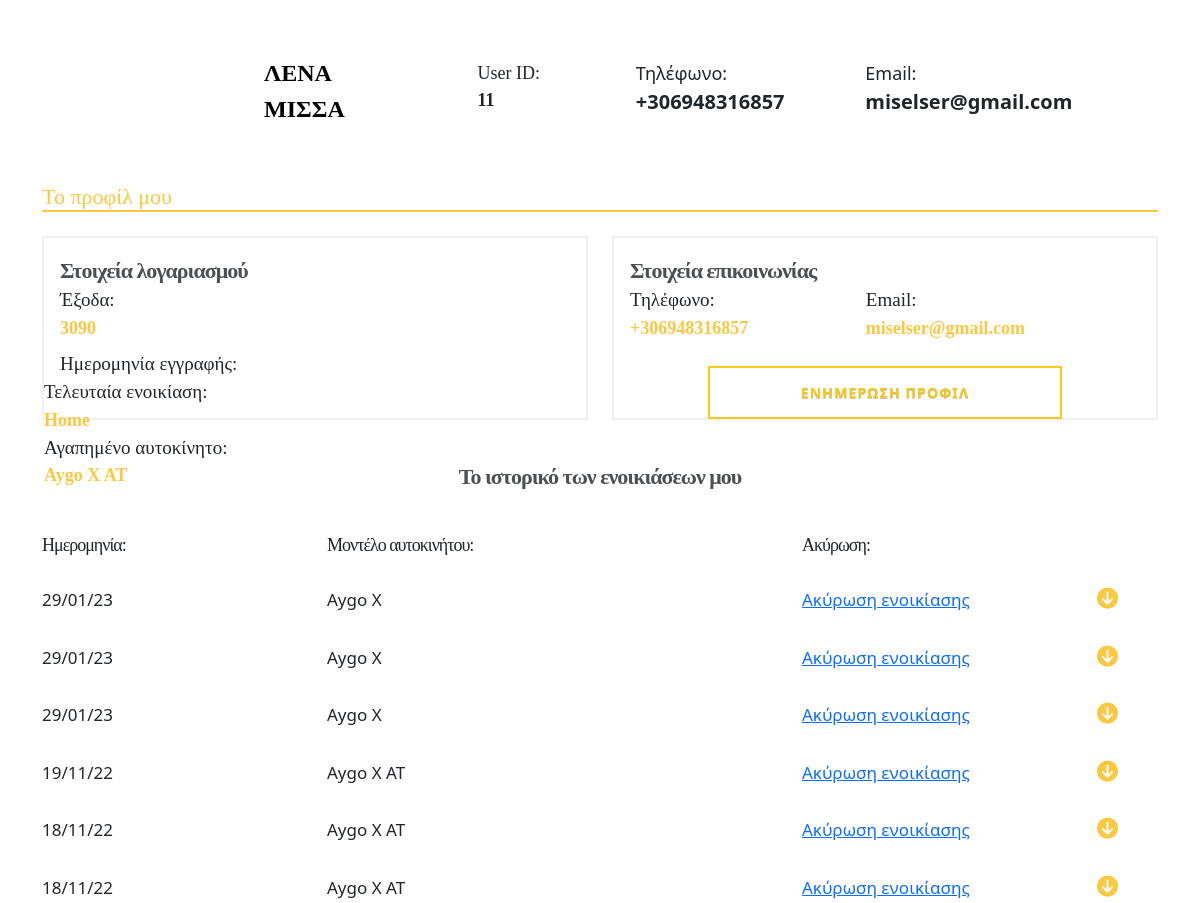
The app's page /customer/1/ (signed in, middle part), older data.
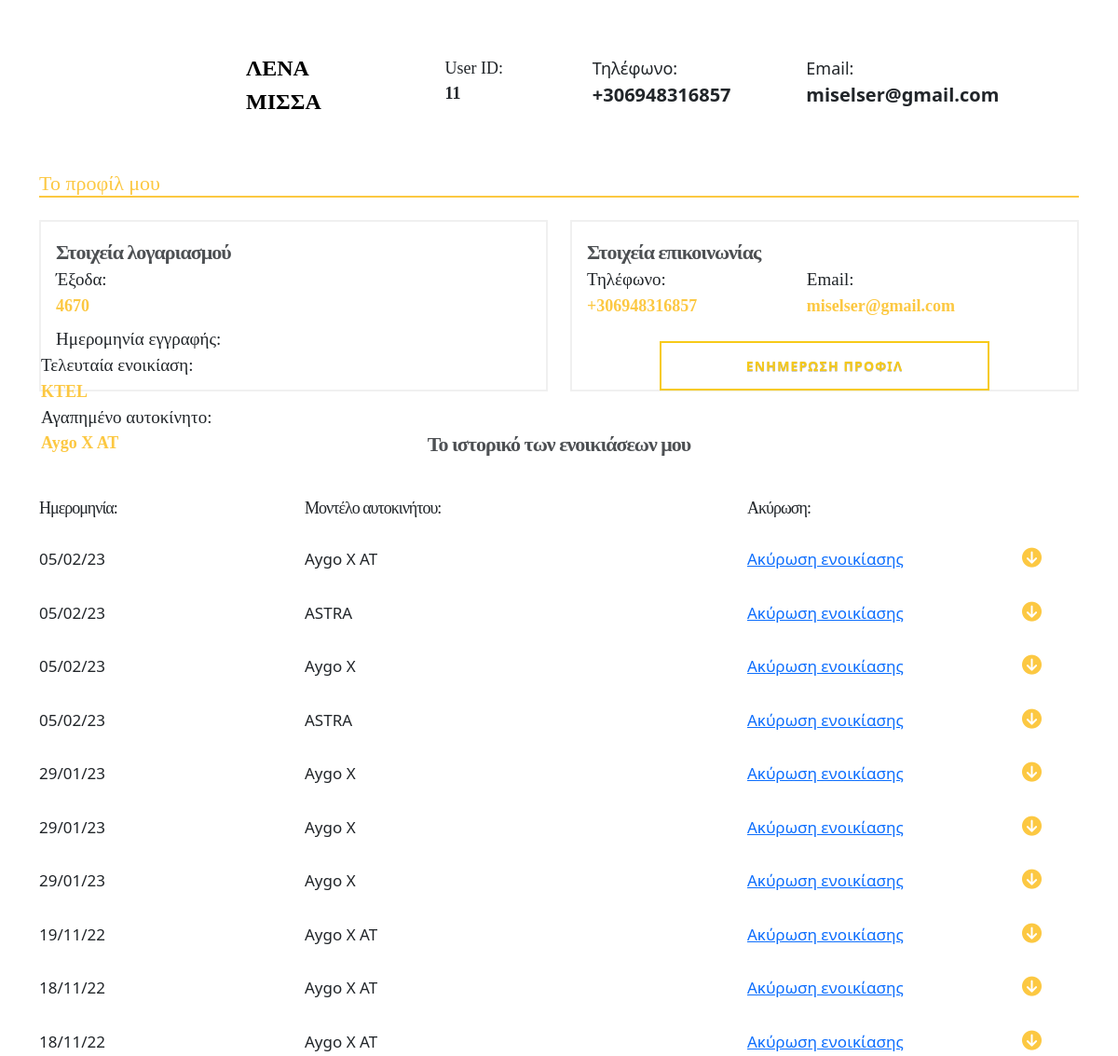
The same page, newer data.
### carRental/models.py (models this page shows, shortened)
class Costumer(models.Model):
    user = models.OneToOneField(User, null=True, on_delete=models.CASCADE)
    costumerFirstName = models.CharField(max_length=80, null=False, default='')
    costumerLastName = models.CharField(max_length=80, null=False, default='')
    costumerEmail = models.EmailField(max_length=254, null=False, default='')
    costumerPhoneNumber = PhoneNumberField(null=False, blank=False, unique=True)
    costumerAFM = models.IntegerField(null=False, default='')
    profilePic = models.ImageField(default="avatar-g90d8d966e_640.png", null=True, blank=True)

class Rental(models.Model):
    costumer = models.ForeignKey(Costumer, null=True, on_delete=models.CASCADE)
    customerName = models.CharField(max_length=70, null=True)
    costumerID = models.IntegerField(null=True, blank=False)
    rentalCompany = models.ForeignKey(RentalCompany, null=True, on_delete=models.CASCADE, default='1')
    car = models.ForeignKey(Car, null=True, on_delete=models.CASCADE)
    carModel = models.CharField(max_length=70, null=True)
    carId = models.IntegerField(null=True, blank=False)
    price = models.IntegerField(null=True, blank=False)
    startDate = models.DateField(auto_now_add=False, null=True)
    finishDate = models.DateField(auto_now_add=False, null=True)
    orderDate = models.DateTimeField(auto_now_add=True, null=True)
    placeToStart = models.ForeignKey(PlaceToStart, null=True, on_delete=models.CASCADE)
    fullFuel = models.BooleanField(blank=True, null=True, default=False)
    insurance = models.BooleanField(blank=True, null=True, default=False)
    payed = models.BooleanField(null=True, default=False)

class PlaceToStart(models.Model):
    placeToStart = models.CharField(max_length=15, choices=PLACE_CHOICES)
    def __str__(self):
        return self.placeToStart

### carRental/views.py (the view)
# urls.py: path('customer/<str:pk>/', views.customerPage, name='customer'),
@login_required(login_url='home.html')
def customerPage(request, pk):
    current = request.user
    dataHolder = Rental.objects.filter(costumerID=current.id)
    totalPrice = list(dataHolder.aggregate(Sum('price')).values())[0]
    orderList = reversed(dataHolder)
    lastOrder = dataHolder.last()
    favCar = dataHolder.values('carModel').annotate(car_count=Count('carModel'))
    if not favCar:
        favCarList = "Rent something ;)"
    else:
        favCarList = list(favCar.aggregate(Max('carModel')).values())
        favCarList = favCarList[0].replace("['']", '')
    context = {
        'current': current,
        'orderList': orderList,
        'lastOrder': lastOrder,
        'totalPrice': totalPrice,
        'favCarList': favCarList,
        'dataHolder': dataHolder,
    }
    return render(request, 'customer.html', context)

### carRental/templates/customer.html (shortened to what this page needs)
{% extends 'main.html' %}
{% load static %}
{% block content %}
<div class="container">
	<div class="grid-containerCustomer">
		<div class="backCustomer">
			<div class="backCustomerPos">
				<a class="backLinkCustomer"href="{% url 'home'  %}">
				</a>
			</div>
		</div>
		<div class="customerInfo">
			<div class="row no-gutters">
				<div class="col-md-2 col-4">
					<div class="customerPicture">
					</div>
				</div>
					<div class="col-md-10 col-8">
						<div class="conCustomer">
							<div class="row">
								<div class="col-md-3 col-sm-4">
									<div class="customerName">
                                    {{ current.costumer.costumerFirstName }}<br>
                                        {{ current.costumer.costumerLastName }}
                                </div>
								</div>
								<div class="col-md-2 col-sm-12">
									<div class="customerId">
										<div class="customerIdText">User ID:</div>
										<div id="customerIdNumber">{{ current.id}}</div>
									</div>
								</div>
								<div class="col-md-3 col-sm-12">
									<div class="customerNumber">
										<div class="numberNavCustomer">
                                        Τηλέφωνο:
                                    </div>
										<div class="numberDataNavCustomer">
                                        {{ current.costumer.costumerPhoneNumber}}
                                    </div>
									</div>
								</div>
								<div class="col-md-4 col-sm-12">
									<div class="customerEmail">
										<div class="numberNavCustomer">
                                        Email:
                                    </div>
										<div class="numberDataNavCustomer">
                                        {{ current.costumer.costumerEmail }}
                                    </div>
									</div>
								</div>
							</div>
						</div>
					</div>
				</div>
				<div class="introduction">
					<div class="row">
						<div class="col-4">
							<div class="introductionText">
                            Το προφίλ μου
                        </div>
						</div></div>
				</div>
			</div>
			<div class="personalInfo">
				<div class="row">
					<div class="col-md-6 col-sm-12">
						<div class="tilesCustomer">
							<div class="row">
								<div class="col-12">
									<div class="personalTitle">
                                    Στοιχεία λογαριασμού
                                </div>
								</div>
							</div>
							<div class="grid-containerTile">
								<div class="tileCustomer">
									<div class="ageTileCustomer">
										<div class="ageCustomer">
                                    	Έξοδα:
                                </div>
										<div class="ageDataCustomer">
										{% if totalPrice == None  %}
											You
										{% else  %}
											{{	totalPrice   }}
										{% endif  %}
                                </div>
									</div>
									<div class="dataTileCustomer">
										<div class="dataTilePosCustomer">
											<div class="dataTextRegister">
                                       Ημερομηνία εγγραφής:
                                    </div>
										</div>
									</div>
									<div class="pickTileCustomer">
										<div class="cityCustomer">
                                    Τελευταία ενοικίαση:
                                </div>
										<div class="cityDataCustomer">
									{% if lastOrder.placeToStart == none %}
										Need to
									{% else  %}
									{{ lastOrder.placeToStart }}
									{% endif  %}
                                </div>
									</div>
									<div class="carTileCustomer">
										<div class="carCustomer">
                                    Αγαπημένο αυτοκίνητο:
                                </div>
										<div class="carDataCustomer">
                                    {{ favCarList }}
                                </div>
									</div>
								</div>
							</div>
						</div>
					</div>
					<div class="col-md-6 col-sm-12">
						<div class="tilesCustomer">
							<div class="row">
								<div class="col-12">
									<div class="personalTitle">
                                    Στοιχεία επικοινωνίας
                                </div>
								</div>
							</div>
							<div class="row no-gutters">
								<div class="col-md-5 col-sm-12">
									<div class="xDD">
										<div class="ageCustomer">
                                       Τηλέφωνο:
                                    </div>
										<div class="ageDataCustomer">
										{{ current.costumer.costumerPhoneNumber  }}
                                    </div>
									</div>
								</div>
								<div class="col-md-7 col-sm-12">
									<div class="xDD">
										<div class="ageCustomer">
                                        Email:
                                    </div>
										<div class="ageDataCustomer">
											{{ current.costumer.costumerEmail  }}
                                    </div>
									</div>
								</div>
							</div>
							<div class="row">
								<div class="col-2 ">
								</div>
								<div class="col-8 ">
									<div class="buttonOrderPos">
										<a href="{% url 'updateView' %}" class="btn btn-sm animated-button thar-three">ΕΝΗΜΕΡΩΣΗ ΠΡΟΦΙΛ</a>
									</div>
								</div>
								<div class=" col-2 ">
								</div>
							</div>
						</div>
					</div>
				</div>
			</div>
			<div class="lastRent lastRentPos">
				<div class="row no-gutters">
					<div class="col-12">
						<div class="row">
							<div class="col-12">
								<div class="experienceTitle">
									Το ιστορικό των ενοικιάσεων μου
								</div>
							</div>
						</div>
						<div class="row no-gutters">
                            <div class="col-2">
                                <div class="headerTable">
                                    Ημερομηνία:
                                </div>
                            </div>
                            <div class="col-1">
                            </div>
                            <div class="col-5">
                                <div class="headerTable">
                                    Μοντέλο αυτοκινήτου:
                                </div>
                            </div>
                            <div class="col-3">
                                <div class="headerTable">
                                    Ακύρωση:
                                </div>
							</div>
                        </div>
                        {% for x in orderList %}
						<div class="row align-items-center">
							<div class="col-md-12 col-sm-12 clickFaq ">
								<div class="questionUs rowSize">
									<div class="row no-gutters ">
										<div class="col-2">
											<div class="infoTable ">
												{{ x.orderDate|date:'d/m/y' }}
											</div>
										</div>
										<div class="col-1">
										</div>
										<div class="col-5">
											<div class="infoTable">
											    {{ x.carModel}}
											</div>
										</div>
										<div class="col-3">
											<div class="infoTable">
											{% if x.payed == False %}
											<div class="payingPc">
												<a href="{% url 'cancelOrder' pk=x.id   %}">Ακύρωση ενοικίασης</a>
											</div>
											{% else  %}
											 Payed
											{% endif  %}
											</div>
										</div>
										<div class="col-1">
											<div class="infoTable">
												<i class="fas fa-arrow-circle-down .displayFaq arrowsUS"></i>
											</div>
										</div>
									</div>
								</div>
							</div>
						</div>
                        {% endfor  %}
					</div>
				</div>
			</div>
		</div>
	</div>
{% endblock  %}

### carRental/templates/main.html (shortened to what this page needs)
{% load static %}
<!DOCTYPE html>
<html lang="en">
<head>
        <link href="https://cdn.jsdelivr.net/npm/bootstrap-icons@1.5.0/font/bootstrap-icons.css" rel="stylesheet" />
        <link rel="stylesheet" type="text/css" href="{% static '/css/gridfooter.css' %}">
        <link rel="stylesheet" href="{% static '/css/footer.css' %}">
        <link rel="stylesheet" href="{% static '/css/styles.css'  %}">
    	<link rel="stylesheet" href="{% static '/css/carPage.css'  %}">
        <link rel="stylesheet" href="{% static '/css/carTable.css' %}">
    	<link rel="stylesheet" href="{% static '/css/rental.css'  %}">
    	<link rel="stylesheet" href="{% static '/css/formchose.css' %}">
        <link rel="stylesheet" href="{% static '/css/order.css' %}">
    	<link rel="stylesheet" href="{% static '/css/costumer.css'  %}">
    	<link rel="stylesheet" href="{% static '/css/us.css'  %}">
    	<link rel="stylesheet" href="{% static '/css/updateCustomer.css' %}">
        <link rel="stylesheet" href="{% static '/css/graph.css' %}">
</head>
<body>
	{% block content %}
	{% endblock%}
</body>
</html>

### carRental/templates/navbar.html (shortened to what this page needs)
  {% load static  %}

### carRental/templates/mainheader.html (shortened to what this page needs)
{% load static %}

### carRental/templates/footer.html (shortened to what this page needs)
       {% load static  %}

### carRental/static/css/carpage.css (style rules this page uses)
a.animated-button:link, a.animated-button:visited { position: relative; display: block; margin: 30px auto 0; padding: 14px 15px; color: #fff; font-size:14px; font-weight: bold; text-align: center; text-decoration: none; text-transform: uppercase; overflow: hidden; letter-spacing: .08em; border-radius: 0; text-shadow: 0 0 1px rgba(0, 0, 0, 0.2), 0 1px 0 rgba(0, 0, 0, 0.2); -webkit-transition: all 1s ease; -moz-transition: all 1s ease; -o-transition: all 1s ease; transition: all 1s ease; }
a.animated-button:link:after, a.animated-button:visited:after { content: ""; position: absolute; height: 0%; left: 50%; top: 0; width: 150%; z-index: -1; -webkit-transition: all 0.75s ease 0s; -moz-transition: all 0.75s ease 0s; -o-transition: all 0.75s ease 0s; transition: all 0.75s ease 0s; }
a.animated-button:link, a.animated-button:visited { position: relative; display: block; margin: 0px auto 0; padding: 14px 15px; color: #fff; font-size:14px; border-radius: 0; font-weight: bold; text-align: center; text-decoration: none; text-transform: uppercase; overflow: hidden; letter-spacing: .08em; text-shadow: 0 0 1px rgba(0, 0, 0, 0.2), 0 1px 0 rgba(0, 0, 0, 0.2); -webkit-transition: all 1s ease; -moz-transition: all 1s ease; -o-transition: all 1s ease; transition: all 1s ease; }
a.animated-button.thar-three { color: rgb(68, 68, 68); cursor: pointer; display: block; position: relative; border: 2px solid #fcc842; transition: all 0.4s cubic-bezier(0.42, 0, 0.58, 1); }
a.animated-button.thar-three:before { display: block; position: absolute; top: 0px; right: 0px; height: 100%; width: 0px; z-index: -1; content: ''; color: #000 !important; background: #fcc842; transition: all 0.4s cubic-bezier(0.42, 0, 0.58, 1); }

### carRental/static/css/carTable.css (style rules this page uses)
.lastRentPos { margin-bottom: 3vh; }
.headerTable { text-align: left; font-family: "Montserrat"; font-size: 15px; letter-spacing: -1px; }
.infoTable { text-align: left; padding-top: 0.5vh; margin-bottom: 0.5vh; }
.payingPc { display: none; }
.rowSize { margin-top: 2vh; }
.experienceTitle { height:9vh; font-family: "Montserrat"; font-size: 22px; opacity: 0.8; font-weight: 700; letter-spacing: -1px; padding-top: 3vh ; text-align: center; margin-bottom: 3vh; }
@media (min-width:720px) { .payingPc { display: block; } }
@media (min-width:720px) { .headerTable { font-size: 18px; } }
@media (min-width:720px) { .infoTable { font-size: 17px; } }
@media (min-width:720px) { .rowSize { margin-top: 1vh; } }
@media (min-width:720px) { .lastRentPos { margin-bottom: 6vh; } }

### carRental/static/css/rental.css (style rules this page uses)
.backLinkCustomer { margin-left: 3vw; padding-bottom: 3vh !important; }

### carRental/static/css/formchose.css (style rules this page uses)
.fas { color: #fcc842; font-size: 21px; }
a.animated-button:link, a.animated-button:visited { position: relative; display: block; margin: 30px auto 0; padding: 14px 15px; color: #fff; font-size:14px; font-weight: bold; text-align: center; text-decoration: none; text-transform: uppercase; overflow: hidden; letter-spacing: .08em; border-radius: 0; text-shadow: 0 0 1px rgba(0, 0, 0, 0.2), 0 1px 0 rgba(0, 0, 0, 0.2); -webkit-transition: all 1s ease; -moz-transition: all 1s ease; -o-transition: all 1s ease; transition: all 1s ease; }
a.animated-button:link:after, a.animated-button:visited:after { content: ""; position: absolute; height: 0%; left: 50%; top: 0; width: 150%; z-index: -1; -webkit-transition: all 0.75s ease 0s; -moz-transition: all 0.75s ease 0s; -o-transition: all 0.75s ease 0s; transition: all 0.75s ease 0s; }
a.animated-button:link, a.animated-button:visited { position: relative; display: block; margin: 0px auto 0; padding: 14px 15px; color: #fff; font-size:14px; border-radius: 0; font-weight: bold; text-align: center; text-decoration: none; text-transform: uppercase; overflow: hidden; letter-spacing: .08em; text-shadow: 0 0 1px rgba(0, 0, 0, 0.2), 0 1px 0 rgba(0, 0, 0, 0.2); -webkit-transition: all 1s ease; -moz-transition: all 1s ease; -o-transition: all 1s ease; transition: all 1s ease; }
a.animated-button.thar-three { color: #F7CA18; cursor: pointer; display: block; position: relative; border: 2px solid #F7CA18; transition: all 0.4s cubic-bezier(0.42, 0, 0.58, 1); }
a.animated-button.thar-three:before { display: block; position: absolute; top: 0px; right: 0px; height: 100%; width: 0px; z-index: -1; content: ''; color: #000 !important; background: #F7CA18; transition: all 0.4s cubic-bezier(0.42, 0, 0.58, 1); }

### carRental/static/css/order.css (style rules this page uses)
::placeholder { color: #c3c3d3; font-family: "Lato"; }

### carRental/static/css/us.css (style rules this page uses)
.questionUs { min-width: 100%; height: auto; margin-top:3vh; }
.arrowsUS { color: #fcc842; font-size: 21px; margin-left:10px; }

Row changes from the older to the newer data that the page shows:
added Rental: placeToStart "KTEL", orderDate "05/02/23", carModel "Aygo X AT", payed "Ακύρωση ενοικίασης"
added Rental: orderDate "05/02/23", carModel "ASTRA", payed "Ακύρωση ενοικίασης"
added Rental: orderDate "05/02/23", carModel "Aygo X", payed "Ακύρωση ενοικίασης"
added Rental: orderDate "05/02/23", carModel "ASTRA", payed "Ακύρωση ενοικίασης"
Text that changed along with them:
{{ totalPrice }}: "3090" → "4670"
{{ lastOrder.placeToStart }}: "Home" → "KTEL"
